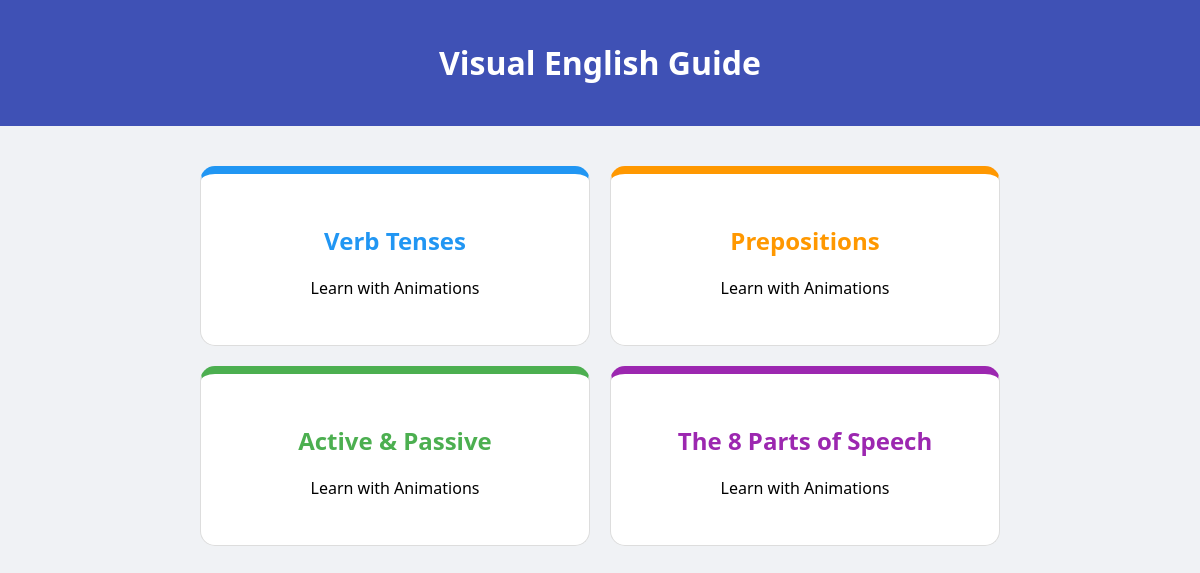
The page / on the database its author committed.
### tables this page shows
CREATE TABLE topics (
        key TEXT PRIMARY KEY, title TEXT, definition TEXT, examples TEXT, color TEXT);

### app.py (the view)
@app.route('/')
def index():
    conn = sqlite3.connect('grammar.db')
    cursor = conn.cursor()
    cursor.execute('SELECT * FROM topics')
    data = cursor.fetchall()
    conn.close()
    return render_template('index.html', topics=data)

### templates/index.html (shortened to what this page needs)
<!DOCTYPE html>
<html>
<head>
    <link rel="stylesheet" href="/static/style.css">
</head>
<body>
    <div class="header"><h1>Visual English Guide</h1></div>
    <div class="container">
        <div class="grid">
            {% for t in topics %}
            <div class="card" onclick="location.href='/lesson/{{t[0]}}'" style="border-top: 8px solid {{t[4]}}">
                <h2 style="color: {{t[4]}}">{{t[1]}}</h2>
                <p>Learn with Animations</p>
            </div>
            {% endfor %}
        </div>
    </div>
</body>
</html>

### static/style.css (style rules this page uses)
:root { --primary: #3f51b5; --success: #4CAF50; --error: #F44336; }
body { font-family: 'Segoe UI', sans-serif; background: #f0f2f5; margin: 0; padding: 0; }
.header { background: var(--primary); color: white; padding: 20px; text-align: center; }
.container { max-width: 800px; margin: 20px auto; padding: 20px; }
.grid { display: grid; grid-template-columns: 1fr 1fr; gap: 20px; }
.card { background: white; padding: 30px; border-radius: 15px; text-align: center; cursor: pointer; transition: 0.3s; border: 1px solid #ddd; }

### rows shown on the page
topics: title "Verb Tenses"
topics: title "Prepositions"
topics: title "Active & Passive"
topics: title "The 8 Parts of Speech"
